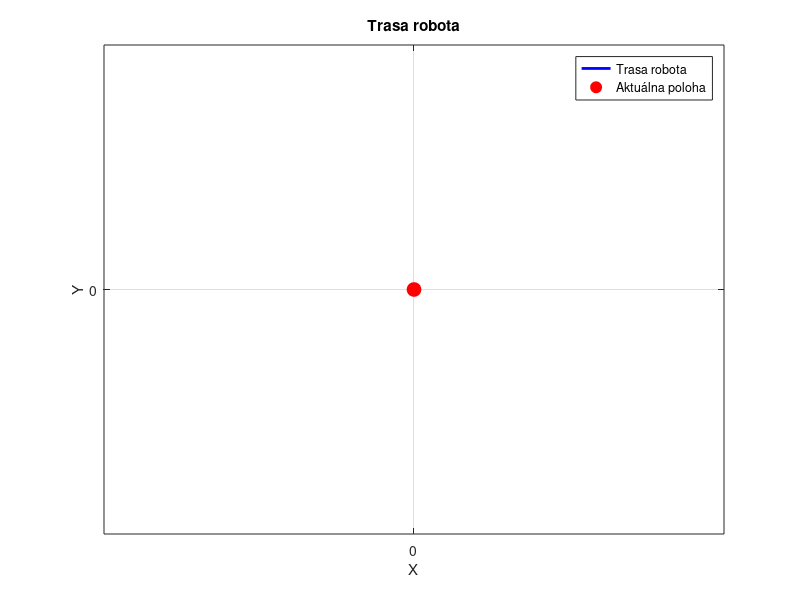

MATLAB code for this plot:
%%%%%%%%%%%%%%%%%%%%%%%%%%%%%%%%%%%%%%%%%%%%%%%%%%%%%%%%%%%%%%%%%%%%%%%%%%%
%%%%%%%%%%%% Autor: Anhelina Kyrylova                              %%%%%%%%
%%%%%%%%%%%% Kód v Matlab pre hru,                                 %%%%%%%%
%%%%%%%%%%%% kde pomocou šípok alebo W,A,S,D budem ovládať robota  %%%%%%%%
%%%%%%%%%%%%%%%%%%%%%%%%%%%%%%%%%%%%%%%%%%%%%%%%%%%%%%%%%%%%%%%%%%%%%%%%%%%
pohyby = input('Zadajte sériu pohybov pre robota W/A/S/D: ', 's');
x = 0;
y = 0;
trasa_x = [];
trasa_y = [];
for i = 1:length(pohyby)
pohyb = upper(pohyby(i));
trasa_x = [trasa_x, x];
trasa_y = [trasa_y, y];
% W A S D
if pohyb == 'W' % Hore
y = y + 1;
elseif pohyb == 'A' % Vľavo
x = x - 1;
elseif pohyb == 'S' % Dolu
y = y - 1;
elseif pohyb == 'D' % Vpravo
x = x + 1;
else
fprintf('Neplatný pohyb: %c\n', pohyb);
end
end
fprintf('Výsledná poloha robota: x = %d, y = %d\n', x, y);
figure;
plot(trasa_x, trasa_y, 'b-', 'LineWidth', 2);
hold on;
plot(trasa_x(end), trasa_y(end), 'ro', 'MarkerSize', 10, 'MarkerFaceColor', 'r');
title('Trasa robota');
xlabel('X');
ylabel('Y');
grid on;
axis equal;
legend('Trasa robota', 'Aktuálna poloha');
